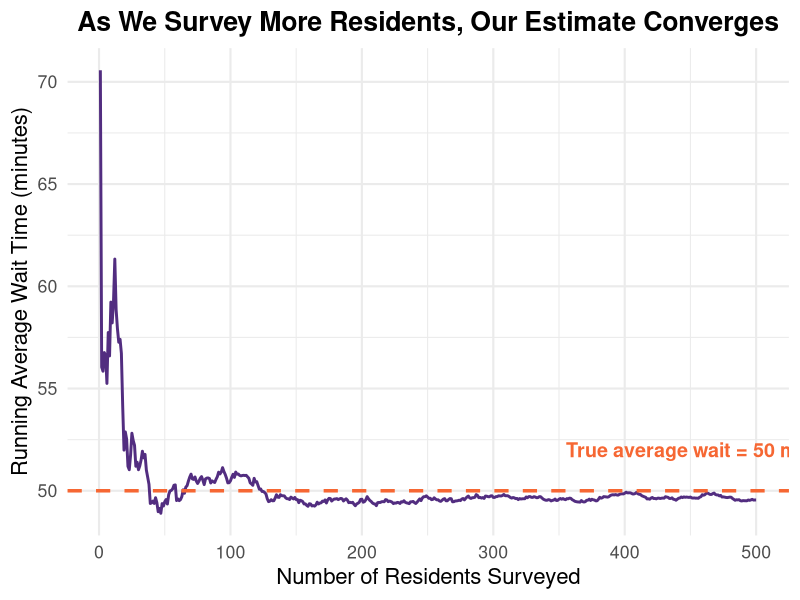
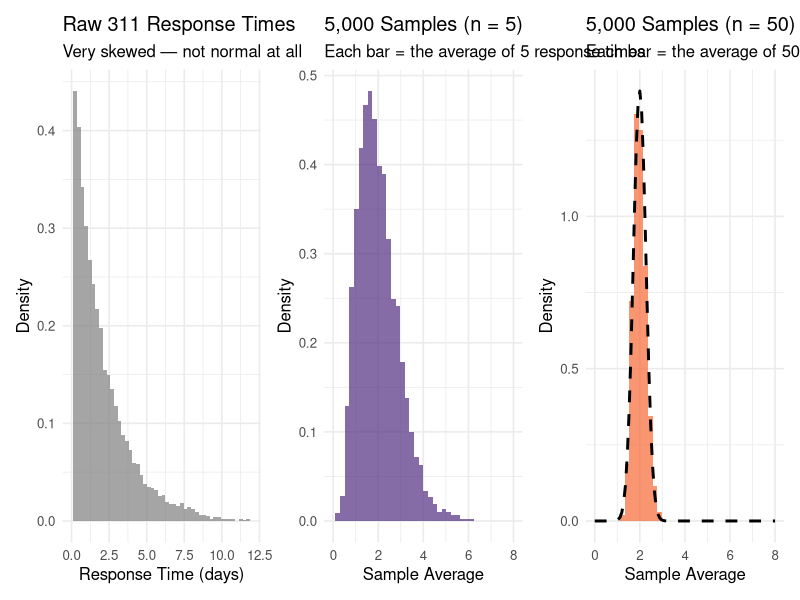
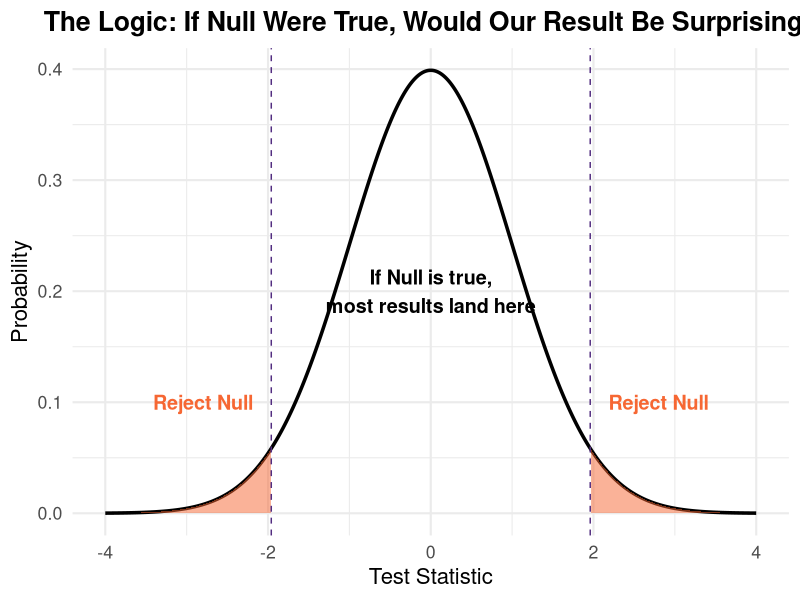
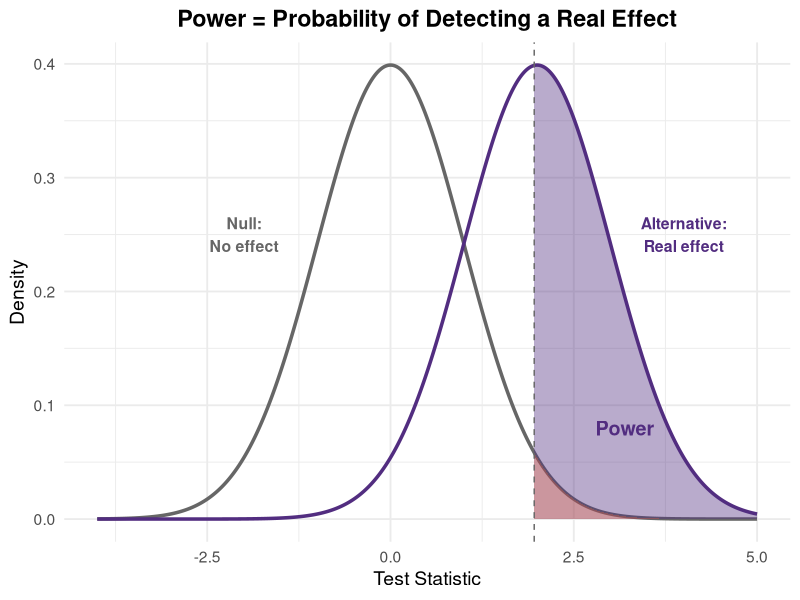
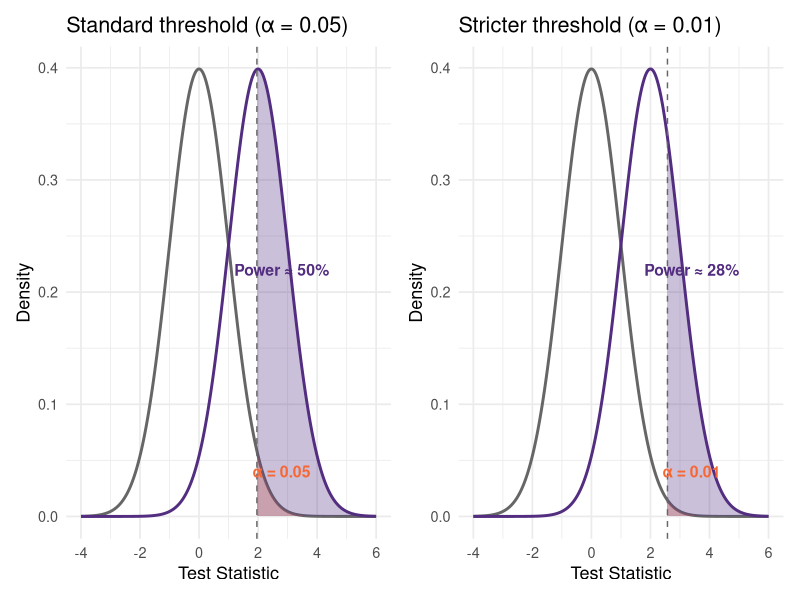
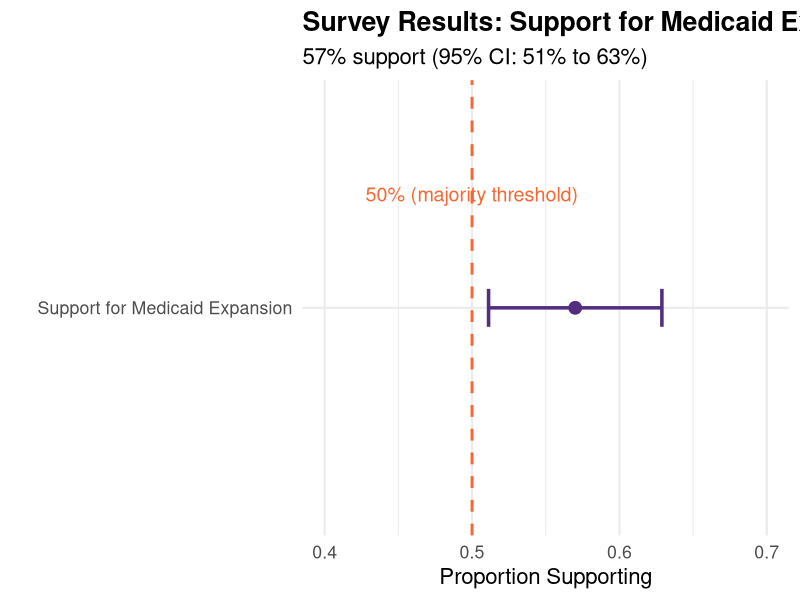
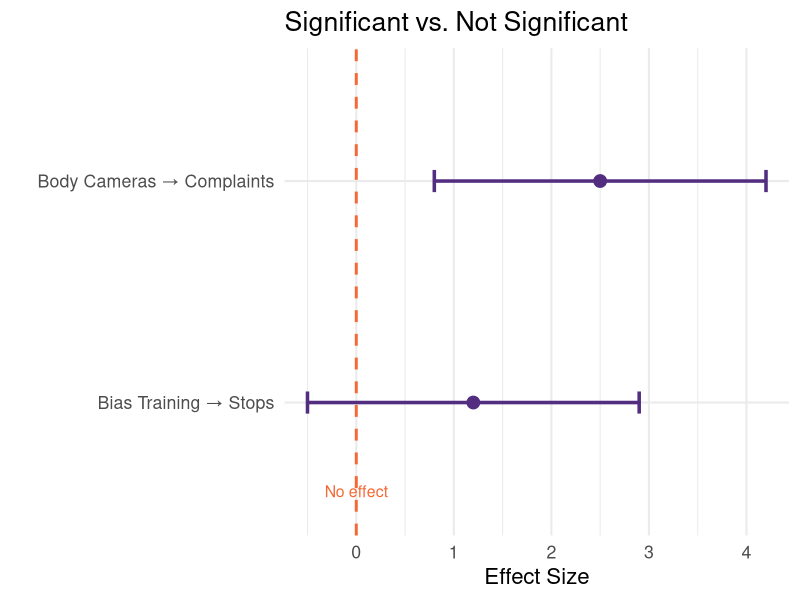

Write the R code that produced these figures, in order.
## ---- chunk 1
#| echo: false
#| fig-width: 10
#| fig-height: 5
library(tidyverse)

set.seed(42)

# Simulate cumulative means of DMV wait times as sample size grows
true_mean <- 50  # True average DMV wait time (minutes)

# Generate one sequence of observations
observations <- rnorm(500, mean = true_mean, sd = 15)

# Calculate cumulative mean
cumulative_data <- tibble(
  n = 1:500,
  cumulative_mean = cumsum(observations) / (1:500)
)

ggplot(cumulative_data, aes(x = n, y = cumulative_mean)) +
  geom_line(color = "#522D80", linewidth = 1) +
  geom_hline(yintercept = true_mean, linetype = "dashed", color = "#F66733", linewidth = 1.2) +
  annotate("text", x = 450, y = true_mean + 2, label = "True average wait = 50 min",
           color = "#F66733", fontface = "bold", size = 5) +
  labs(
    title = "As We Survey More Residents, Our Estimate Converges",
    x = "Number of Residents Surveyed",
    y = "Running Average Wait Time (minutes)"
  ) +
  theme_minimal(base_size = 16) +
  theme(
    plot.title = element_text(face = "bold", hjust = 0.5)
  )
## ---- chunk 2
#| echo: false
#| fig-width: 10
#| fig-height: 4
library(tidyverse)
library(patchwork)

set.seed(123)

nsims <- 5000

# The raw data: skewed 311 response times
raw_data <- rexp(10000, rate = 0.5)

# Draw 5,000 samples of size 5, compute each sample's average
means_n5 <- replicate(nsims, mean(rexp(5, rate = 0.5)))

# Draw 5,000 samples of size 50, compute each sample's average
means_n50 <- replicate(nsims, mean(rexp(50, rate = 0.5)))

p0 <- ggplot(tibble(x = raw_data), aes(x = x)) +
  geom_histogram(aes(y = after_stat(density)), bins = 50, fill = "gray50", alpha = 0.7) +
  labs(title = "Raw 311 Response Times",
       subtitle = "Very skewed — not normal at all",
       x = "Response Time (days)", y = "Density") +
  theme_minimal(base_size = 12) +
  xlim(0, 12)

p1 <- ggplot(tibble(x = means_n5), aes(x = x)) +
  geom_histogram(aes(y = after_stat(density)), bins = 40, fill = "#522D80", alpha = 0.7) +
  labs(title = "5,000 Samples (n = 5)",
       subtitle = "Each bar = the average of 5 response times",
       x = "Sample Average", y = "Density") +
  theme_minimal(base_size = 12) +
  xlim(0, 8)

p2 <- ggplot(tibble(x = means_n50), aes(x = x)) +
  geom_histogram(aes(y = after_stat(density)), bins = 40, fill = "#F66733", alpha = 0.7) +
  stat_function(fun = dnorm, args = list(mean = mean(means_n50), sd = sd(means_n50)),
                linetype = "dashed", linewidth = 1) +
  labs(title = "5,000 Samples (n = 50)",
       subtitle = "Each bar = the average of 50 response times",
       x = "Sample Average", y = "Density") +
  theme_minimal(base_size = 12) +
  xlim(0, 8)

p0 + p1 + p2
## ---- chunk 3
#| echo: false
#| fig-width: 10
#| fig-height: 5

library(tidyverse)

# Create a normal distribution showing rejection regions
x <- seq(-4, 4, length.out = 1000)
y <- dnorm(x)

df <- tibble(x = x, y = y)

ggplot(df, aes(x = x, y = y)) +
  geom_line(linewidth = 1.2) +
  geom_area(data = filter(df, x < -1.96), fill = "#F66733", alpha = 0.5) +
  geom_area(data = filter(df, x > 1.96), fill = "#F66733", alpha = 0.5) +
  geom_vline(xintercept = c(-1.96, 1.96), linetype = "dashed", color = "#522D80") +
  annotate("text", x = 0, y = 0.2, label = "If Null is true,\nmost results land here",
           size = 5, fontface = "bold") +
  annotate("text", x = -2.8, y = 0.1, label = "Reject Null", color = "#F66733",
           size = 5, fontface = "bold") +
  annotate("text", x = 2.8, y = 0.1, label = "Reject Null", color = "#F66733",
           size = 5, fontface = "bold") +
  labs(
    title = "The Logic: If Null Were True, Would Our Result Be Surprising?",
    x = "Test Statistic",
    y = "Probability"
  ) +
  theme_minimal(base_size = 16) +
  theme(plot.title = element_text(face = "bold", hjust = 0.5))
## ---- chunk 4
#| echo: false
#| fig-width: 10
#| fig-height: 4

library(tidyverse)

x <- seq(-4, 5, length.out = 1000)
null_y <- dnorm(x, mean = 0, sd = 1)
alt_y <- dnorm(x, mean = 2, sd = 1)

df <- tibble(x = x, null = null_y, alt = alt_y)

ggplot(df, aes(x = x)) +
  geom_line(aes(y = null), linewidth = 1.2, color = "gray40") +
  geom_line(aes(y = alt), linewidth = 1.2, color = "#522D80") +
  geom_area(data = filter(df, x > 1.96), aes(y = alt), fill = "#522D80", alpha = 0.4) +
  geom_area(data = filter(df, x > 1.96), aes(y = null), fill = "#F66733", alpha = 0.3) +
  geom_vline(xintercept = 1.96, linetype = "dashed", color = "gray40") +
  annotate("text", x = -2, y = 0.25, label = "Null:\nNo effect",
           size = 4, color = "gray40", fontface = "bold") +
  annotate("text", x = 4, y = 0.25, label = "Alternative:\nReal effect",
           size = 4, color = "#522D80", fontface = "bold") +
  annotate("text", x = 3.2, y = 0.08, label = "Power",
           size = 5, color = "#522D80", fontface = "bold") +
  labs(title = "Power = Probability of Detecting a Real Effect",
       x = "Test Statistic", y = "Density") +
  theme_minimal(base_size = 14) +
  theme(plot.title = element_text(face = "bold", hjust = 0.5))
## ---- chunk 5
#| echo: false
#| fig-width: 10
#| fig-height: 4

library(tidyverse)
library(patchwork)

x <- seq(-4, 6, length.out = 1000)
null_y <- dnorm(x, mean = 0, sd = 1)
alt_y <- dnorm(x, mean = 2, sd = 1)

df <- tibble(x = x, null = null_y, alt = alt_y)

# Panel 1: α = 0.05 (cutoff at 1.645 for one-sided, but let's use 1.96 for two-sided)
p1 <- ggplot(df, aes(x = x)) +
  geom_line(aes(y = null), linewidth = 1, color = "gray40") +
  geom_line(aes(y = alt), linewidth = 1, color = "#522D80") +
  geom_area(data = filter(df, x > 1.96), aes(y = null), fill = "#F66733", alpha = 0.3) +
  geom_area(data = filter(df, x > 1.96), aes(y = alt), fill = "#522D80", alpha = 0.3) +
  geom_vline(xintercept = 1.96, linetype = "dashed", color = "gray40") +
  annotate("text", x = 2.8, y = 0.22, label = "Power ≈ 50%",
           color = "#522D80", fontface = "bold", size = 4) +
  annotate("text", x = 2.8, y = 0.04, label = "α = 0.05",
           color = "#F66733", fontface = "bold", size = 4) +
  labs(title = "Standard threshold (α = 0.05)",
       x = "Test Statistic", y = "Density") +
  theme_minimal(base_size = 13)

# Panel 2: α = 0.01 (cutoff at 2.576)
p2 <- ggplot(df, aes(x = x)) +
  geom_line(aes(y = null), linewidth = 1, color = "gray40") +
  geom_line(aes(y = alt), linewidth = 1, color = "#522D80") +
  geom_area(data = filter(df, x > 2.576), aes(y = null), fill = "#F66733", alpha = 0.3) +
  geom_area(data = filter(df, x > 2.576), aes(y = alt), fill = "#522D80", alpha = 0.3) +
  geom_vline(xintercept = 2.576, linetype = "dashed", color = "gray40") +
  annotate("text", x = 3.4, y = 0.22, label = "Power ≈ 28%",
           color = "#522D80", fontface = "bold", size = 4) +
  annotate("text", x = 3.4, y = 0.04, label = "α = 0.01",
           color = "#F66733", fontface = "bold", size = 4) +
  labs(title = "Stricter threshold (α = 0.01)",
       x = "Test Statistic", y = "Density") +
  theme_minimal(base_size = 13)

p1 + p2
## ---- chunk 6
#| echo: true

# Load the data
voting_data <- read_csv("gerber_example.csv")

# What does it look like?
voting_data
## ---- chunk 7
#| echo: true

# Compute turnout rate by group
voting_data |>
  group_by(group) |>
  summarize(
    n = n(),
    turnout_rate = mean(voted),
    se = sd(voted) / sqrt(n())
  )
## ---- chunk 8
#| echo: true

# Two-sample t-test: does turnout differ by group?
result <- t.test(voted ~ group, data = voting_data)
result
## ---- chunk 9
#| echo: false
#| fig-width: 10
#| fig-height: 4

library(tidyverse)

# Example: Survey on policy support
sample_mean <- 0.57
se <- 0.03
ci_lower <- sample_mean - 1.96 * se
ci_upper <- sample_mean + 1.96 * se

tibble(
  estimate = sample_mean,
  lower = ci_lower,
  upper = ci_upper,
  label = "Support for Medicaid Expansion"
) |>
  ggplot(aes(x = label, y = estimate)) +
  geom_point(size = 4, color = "#522D80") +
  geom_errorbar(aes(ymin = lower, ymax = upper), width = 0.1,
                color = "#522D80", linewidth = 1.2) +
  geom_hline(yintercept = 0.5, linetype = "dashed", color = "#F66733", linewidth = 1) +
  annotate("text", x = 1.3, y = 0.5, label = "50% (majority threshold)", color = "#F66733", size = 5) +
  labs(
    title = "Survey Results: Support for Medicaid Expansion",
    subtitle = "57% support (95% CI: 51% to 63%)",
    x = "",
    y = "Proportion Supporting"
  ) +
  ylim(0.4, 0.7) +
  coord_flip() +
  theme_minimal(base_size = 16) +
  theme(plot.title = element_text(face = "bold"))
## ---- chunk 10
#| echo: false
#| fig-width: 10
#| fig-height: 3.5

tibble(
  study = c("Body Cameras → Complaints", "Bias Training → Stops"),
  estimate = c(2.5, 1.2),
  lower = c(0.8, -0.5),
  upper = c(4.2, 2.9)
) |>
  ggplot(aes(x = study, y = estimate)) +
  geom_point(size = 4, color = "#522D80") +
  geom_errorbar(aes(ymin = lower, ymax = upper), width = 0.1,
                color = "#522D80", linewidth = 1.2) +
  geom_hline(yintercept = 0, linetype = "dashed", color = "#F66733", linewidth = 1) +
  annotate("text", x = 0.6, y = 0, label = "No effect", color = "#F66733", size = 4) +
  labs(title = "Significant vs. Not Significant", x = "", y = "Effect Size") +
  coord_flip() +
  theme_minimal(base_size = 16)
## ---- chunk 11
#| echo: true

# From our voting experiment
result <- t.test(voted ~ group, data = voting_data)

# Extract just the confidence interval
result$conf.int
